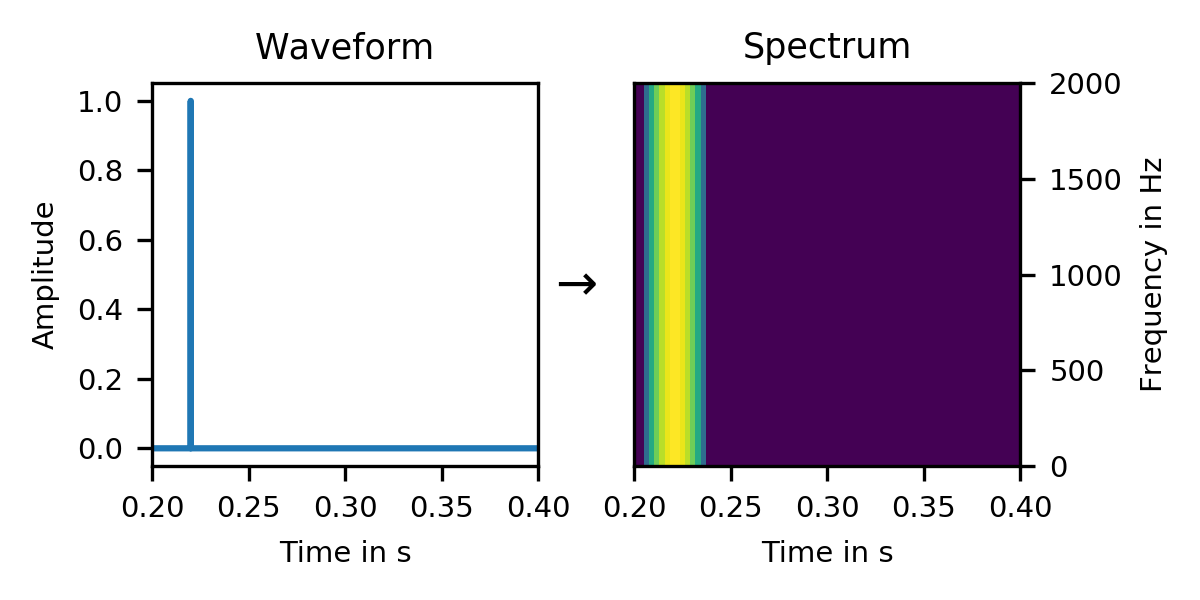

The Python source for this figure:
from matplotlib import pyplot
import numpy
import signals
import scipy.signal
import matplotlib

matplotlib.rcParams['font.size'] = 7

fig, (ax1, ax2) = pyplot.subplots(ncols=2, sharex=True, figsize=[4, 2])

samplerate = 48000
blocksize = 2048
hopsize = 128

signal = numpy.zeros(samplerate) + 1e-10
signal[int(samplerate * 0.22)] = 1

time = numpy.arange(samplerate)/samplerate
ax1.plot(time, signal)
ax1.set(xlim=[0.2, 0.4])
ax1.set(ylabel='Amplitude', xlabel='Time in s', title='Waveform')

spectrum = 20*numpy.log10(numpy.abs(signals.Spectrogram(
    signal, samplerate, blocksize, hopsize, scipy.signal.hann, 4*blocksize)))

im = ax2.pcolormesh(
    numpy.arange(len(spectrum))*hopsize/samplerate + blocksize/2/samplerate,
    numpy.linspace(0, samplerate/2, len(spectrum[0])),
    spectrum.T, vmin=-20)

ax2.set(ylim=[0, 2000], xlim=[0.2, 0.4])
ax2.set(ylabel='Frequency in Hz', xlabel='Time in s', title='Spectrum')
ax2.yaxis.tick_right()
ax2.yaxis.set_label_position("right")

ax1.annotate("→", (0.48, 0.5), xycoords='figure fraction',
             horizontalalignment='center', fontsize='xx-large')

fig.tight_layout()

fig.savefig(__file__[:-3] + '.png', dpi=300)
